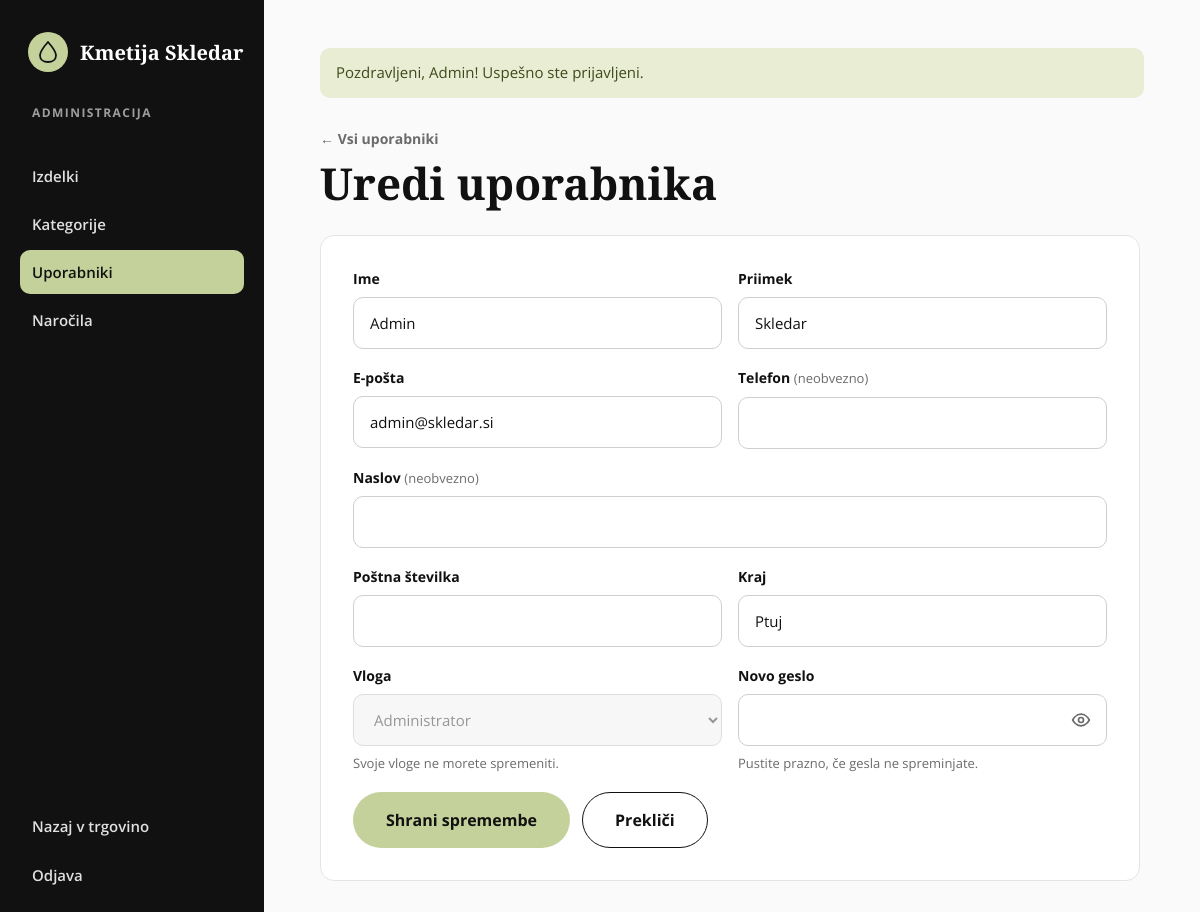
/admin/uporabnik.php?id=1 (signed in), run on the app's committed database.
### tables this page shows
CREATE TABLE users (
    id_user        INT AUTO_INCREMENT PRIMARY KEY,
    id_role        INT NOT NULL DEFAULT 1,
    first_name     VARCHAR(50)  NOT NULL,
    last_name      VARCHAR(50)  NOT NULL,
    email          VARCHAR(100) NOT NULL UNIQUE,
    password_hash  VARCHAR(255) NOT NULL,
    phone          VARCHAR(20),
    address        VARCHAR(150),
    postal_code    VARCHAR(10),
    city           VARCHAR(50),
    created_at     DATETIME NOT NULL DEFAULT CURRENT_TIMESTAMP,
    FOREIGN KEY (id_role) REFERENCES roles(id_role)
);

CREATE TABLE roles (
    id_role   INT AUTO_INCREMENT PRIMARY KEY,
    name      VARCHAR(20) NOT NULL UNIQUE
);

### admin/uporabnik.php (the view, shortened to what this page needs)
<?php
require_once __DIR__ . '/../includes/admin_layout.php';
require_once __DIR__ . '/../includes/password_field.php';
$id    = (int) ($_GET['id'] ?? 0);
$isMe  = $id === current_user()['id'];
$roles = $pdo->query('SELECT id_role, name FROM roles ORDER BY id_role')->fetchAll();
$u = ['first_name' => '', 'last_name' => '', 'email' => '', 'phone' => '', 'address' => '',
      'postal_code' => '', 'city' => '', 'id_role' => $roles[0]['id_role']];
if ($id) {
    $stmt = $pdo->prepare(
        'SELECT first_name, last_name, email, phone, address, postal_code, city, id_role FROM users WHERE id_user = ?'
    );
    $stmt->execute([$id]);
    $u = $stmt->fetch();
}
$errors = [];
$title = $id ? 'Uredi uporabnika' : 'Nov uporabnik';
?>
        <div>
            <a href="<?= url('admin/uporabniki.php') ?>" class="back-link">← Vsi uporabniki</a>
            <h1><?= $title ?></h1>
        </div>
        <form method="post" class="form admin-card" id="user-form" <?= $id ? 'data-edit="1"' : '' ?> novalidate>
            <div class="form-row">
                <div class="field">
                    <label for="first_name">Ime</label>
                    <input type="text" id="first_name" name="first_name" value="<?= e($u['first_name']) ?>" required maxlength="50" <?= field_attrs($errors, 'first_name') ?>>
                </div>
                <div class="field">
                    <label for="last_name">Priimek</label>
                    <input type="text" id="last_name" name="last_name" value="<?= e($u['last_name']) ?>" required maxlength="50" <?= field_attrs($errors, 'last_name') ?>>
                </div>
            </div>
            <div class="form-row">
                <div class="field">
                    <label for="email">E-pošta</label>
                    <input type="email" id="email" name="email" value="<?= e($u['email']) ?>" required maxlength="100" autocomplete="off" <?= field_attrs($errors, 'email') ?>>
                </div>
                <div class="field">
                    <label for="phone">Telefon <span class="label-hint">(neobvezno)</span></label>
                    <input type="tel" id="phone" name="phone" value="<?= e($u['phone']) ?>" maxlength="20" <?= field_attrs($errors, 'phone') ?>>
                </div>
            </div>
            <div class="field">
                <label for="address">Naslov <span class="label-hint">(neobvezno)</span></label>
                <input type="text" id="address" name="address" value="<?= e($u['address']) ?>" maxlength="150" <?= field_attrs($errors, 'address') ?>>
            </div>
            <div class="form-row">
                <div class="field">
                    <label for="postal_code">Poštna številka</label>
                    <input type="text" id="postal_code" name="postal_code" inputmode="numeric" value="<?= e($u['postal_code']) ?>" maxlength="4" <?= field_attrs($errors, 'postal_code') ?>>
                </div>
                <div class="field">
                    <label for="city">Kraj</label>
                    <input type="text" id="city" name="city" value="<?= e($u['city']) ?>" maxlength="50" <?= field_attrs($errors, 'city') ?>>
                </div>
            </div>
            <div class="form-row">
                <div class="field">
                    <label for="id_role">Vloga</label>
                    <select id="id_role" name="id_role" <?= $isMe ? 'disabled aria-describedby="role-note"' : field_attrs($errors, 'id_role') ?>>
                        <?php foreach ($roles as $r): ?>
                            <option value="<?= (int) $r['id_role'] ?>" <?= (int) $r['id_role'] === (int) $u['id_role'] ? 'selected' : '' ?>><?= $r['name'] === 'admin' ? 'Administrator' : 'Kupec' ?></option>
                        <?php endforeach; ?>
                    </select>
                    <?php if ($isMe): ?>
                        <span class="label-hint" id="role-note">Svoje vloge ne morete spremeniti.</span>
                    <?php endif; ?>
                </div>
                <div class="field">
                    <label for="new_password"><?= $id ? 'Novo geslo' : 'Geslo' ?></label>
                    <?= password_input('new_password', 'new_password', 'new-password', isset($errors['new_password']), $id ? 'password-note' : '') ?>
                    <?php if ($id): ?><span class="label-hint" id="password-note">Pustite prazno, če gesla ne spreminjate.</span><?php endif; ?>
                </div>
            </div>
            <div class="form-actions">
                <button type="submit" class="btn btn-green"><?= $id ? 'Shrani spremembe' : 'Dodaj uporabnika' ?></button>
                <a href="<?= url('admin/uporabniki.php') ?>" class="btn btn-outline">Prekliči</a>
            </div>
        </form>

### assets/css/style.css (style rules this page uses)
:root { --black: #111111; --white: #ffffff; --green: #C5D19A; --green-dark: #7F8F4A; --green-tint: #F4F6EC; --green-tint-2: #E4E9CF; --line: #E5E5E5; --line-strong: #CFCFCF; --text-2: #444444; --muted: #6B6B6B; --error: #A12622; --error-bg: #FBEAEA; --ok-text: #3E4A1C; --ok-bg: #E8EDD3; --radius: 12px; --pill: 999px; --serif: 'Playfair Display', Georgia, serif; --sans: 'Open Sans', system-ui, sans-serif; --pad-x: clamp(20px, 5.5vw, 80px); }
*, *::before, *::after { box-sizing: border-box; }
body { margin: 0; font-family: var(--sans); color: var(--black); background: var(--white); line-height: 1.5; -webkit-font-smoothing: antialiased; }
a { color: var(--black); text-decoration: none; }
h1, h2, h3 { font-family: var(--serif); font-weight: 700; line-height: 1.1; margin: 0; }
.btn { display: inline-flex; align-items: center; justify-content: center; gap: 10px; height: 56px; padding: 0 32px; border-radius: var(--pill); border: 1.5px solid transparent; font: 700 16px/1 var(--sans); cursor: pointer; transition: background-color .15s, color .15s, transform .15s; }
.btn-green { background: var(--green); color: var(--black); }
.btn-outline { border-color: var(--black); background: transparent; }
.form { display: flex; flex-direction: column; gap: 18px; }
.form-row { display: grid; grid-template-columns: repeat(2, minmax(0, 1fr)); gap: 16px; }
.field { display: flex; flex-direction: column; gap: 8px; }
.field label { font-size: 14px; font-weight: 700; }
.field input { width: 100%; height: 52px; padding: 0 16px; border: 1.5px solid var(--line-strong); border-radius: 10px; font: 400 15px var(--sans); color: var(--black); background: var(--white); transition: border-color .15s, box-shadow .15s; }
.admin-main h1 { font-size: 44px; }
.admin-card { background: var(--white); border: 1px solid var(--line); border-radius: 14px; padding: 32px; max-width: 820px; display: flex; flex-direction: column; gap: 18px; }
.back-link { display: inline-block; margin-bottom: 10px; font-size: 14px; font-weight: 700; color: var(--muted); }
.label-hint { font-weight: 400; color: var(--muted); font-size: 13px; }
.field select, .field textarea { width: 100%; padding: 0 16px; border: 1.5px solid var(--line-strong); border-radius: 10px; font: 400 15px var(--sans); color: var(--black); background: var(--white); transition: border-color .15s, box-shadow .15s; }
.field select { height: 52px; }
.field select:disabled { background: #F4F4F4; color: var(--muted); }
.form-actions { display: flex; gap: 12px; flex-wrap: wrap; }

### data on the page
users: first_name "Admin", last_name "Skledar", email "admin@skledar.si", city "Ptuj", id_role "Administrator"

### other printed values
$label "Izdelki"
$label "Kategorije"
$label "Uporabniki"
$label "Naročila"
$flash['message'] "Pozdravljeni, Admin! Uspešno ste prijavljeni."
$title "Uredi uporabnika"
